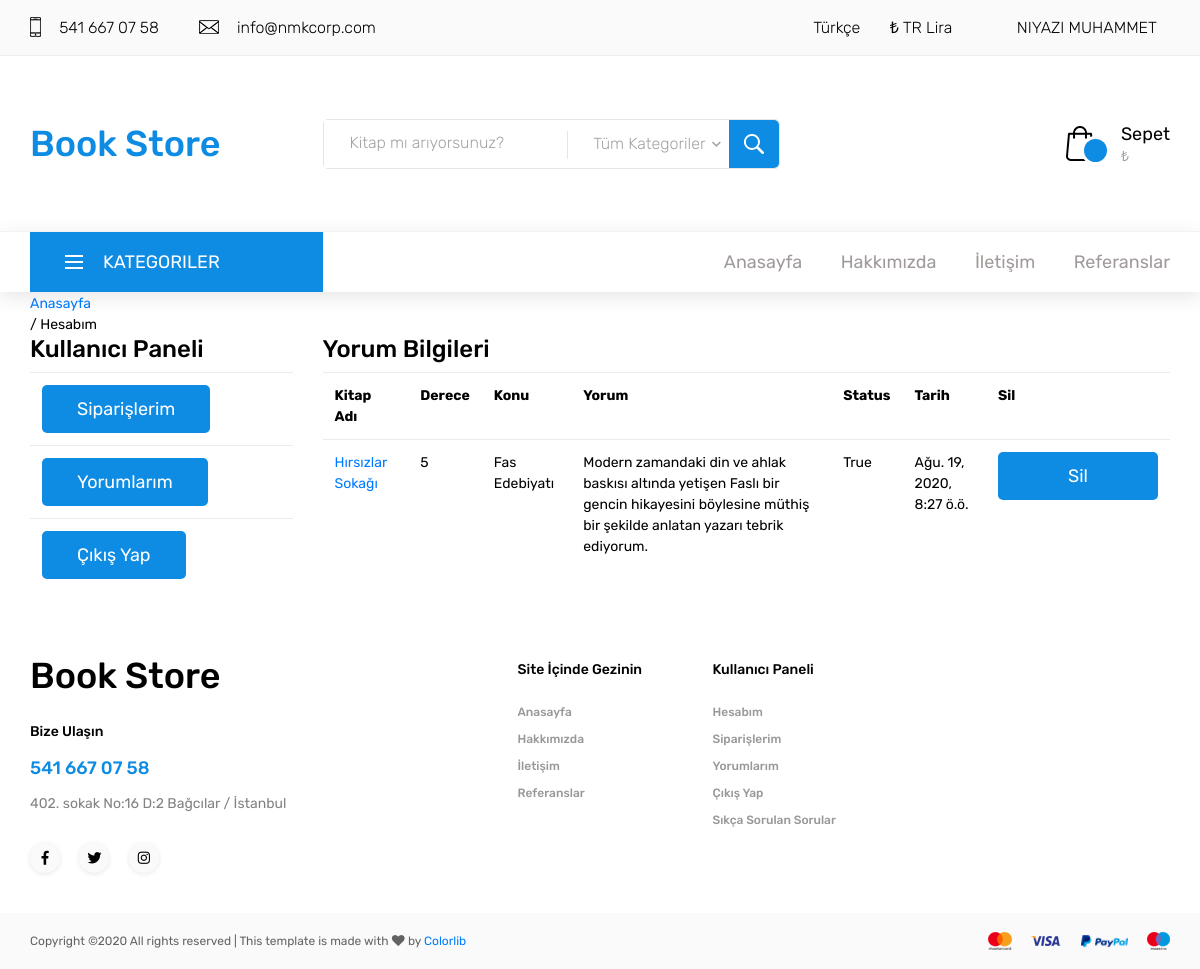
Page /user/comments/ (signed in) on the earlier database version.
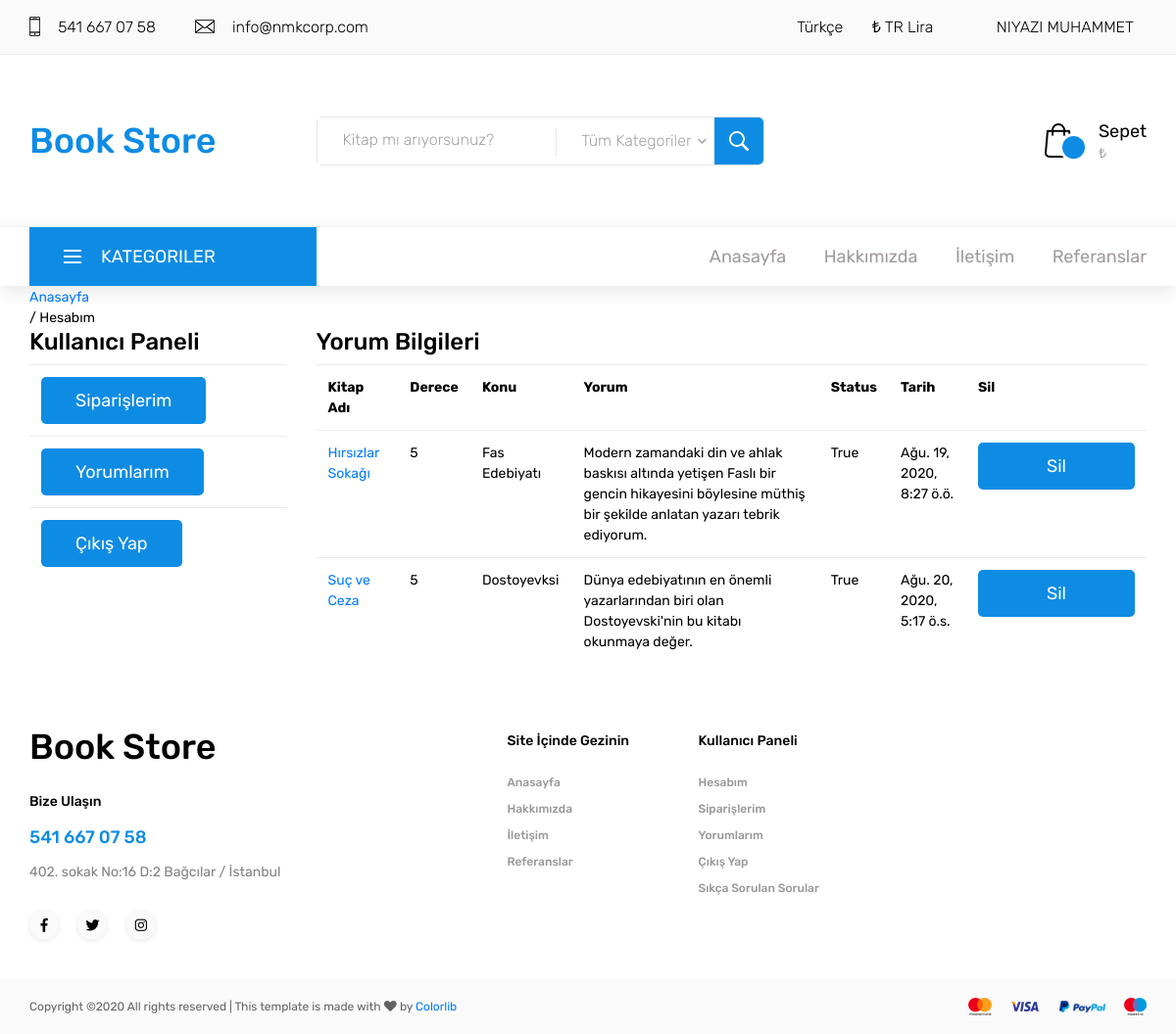
Same page on the later database version.
### Book/models.py (models this page shows, shortened)
class Comment(models.Model):
    STATUS = (
        ('New', 'Yeni'),
        ('True', 'Evet'),
        ('False', 'Hayır'),
    )
    book = models.ForeignKey(Book, on_delete=models.CASCADE)
    user = models.ForeignKey(User, on_delete=models.CASCADE)
    subject = models.CharField(max_length=50)
    comment = models.TextField(max_length=200, blank=True)
    rate = models.IntegerField(blank=True)
    status = models.CharField(max_length=10, choices=STATUS, default='New')
    ip = models.CharField(blank=True, max_length=20)
    create_at = models.DateTimeField(auto_now_add=True)
    update_at = models.DateTimeField(auto_now=True)

class Book(models.Model):
    STATUS = (
        ('True', 'Evet'),
        ('False', 'Hayır'),
    )
    category = models.ForeignKey(Category, on_delete=models.CASCADE)  # Kategori tablosuyla ilişki kurma
    title = models.CharField(max_length=150)
    author = models.CharField( max_length=30)
    publisher = models.CharField( max_length=30)
    keywords = models.CharField(max_length=255)
    description = models.CharField(max_length=255)
    image = models.ImageField(blank=True, upload_to='images/')
    price = models.FloatField()
    amount = models.IntegerField()
    detail = RichTextUploadingField()
    slug = models.SlugField(blank=True, max_length=150)
    status = models.CharField(max_length=10, choices=STATUS)
    create_at = models.DateTimeField(auto_now_add=True)
    update_at = models.DateTimeField(auto_now=True)
    def image_tag(self):
        return mark_safe('<img src="{}" height="50"/>'.format(self.image.url))
    image_tag.short_description = 'Image'

### user/views.py (the view)
# urls.py: path('comments/', views.comments, name='comments'),
@login_required(login_url='/login') # check login
def comments(request):
    setting = Setting.objects.get(pk=1)
    category = Category.objects.all()
    current_user = request.user
    comments = Comment.objects.filter(user_id=current_user.id)
    context = {
        'category': category,
        'comments': comments,
        'setting': setting,
        'page': 'user_comments'
    }
    return render(request, 'user_comments.html', context)

### user/templates/user_comments.html (shortened to what this page needs)
{% extends "homebase.html" %}
{% load static %}
{% block content %}
    <div id = "breadcrumb">
        <div class ="container">
            <ul class ="breadcrumb-item">
                <li><a href="/">Anasayfa</a></li>
                <li class="active">/ Hesabım</li>
            </ul>
        </div>
    </div>
    <div class="shop">
        <div class="container">
            <div class="row">
                <div class ="col-md-3">
                    {% include 'user_panel.html' %}
                </div>
                <div class="col-md-9">
                    <div class="cart_title">
                        <h3 class="title">Yorum Bilgileri</h3>
                    </div>
                    <table class="table">
                        <tr>
                            <th class="text-left">Kitap Adı </th>
                            <th class="text-left">Derece </th>
                            <th class="text-left">Konu </th>
                            <th class="text-left">Yorum </th>
                            <th class="text-left">Status </th>
                            <th class="text-left">Tarih </th>
                            <th class="text-left">Sil </th>
                        </tr>
                        {% for rs in comments %}
                            <tr>
                                <td class="text-left">
                                    <a href="/book/{{ rs.book_id }}/{{ rs.book.slug }}">
                                        {{ rs.book.title }}
                                    </a>
                                </td>
                                <td class="text-left">{{ rs.rate }}</td>
                                <td class="text-left">{{ rs.subject }}</td>
                                <td class="text-left">{{ rs.comment }}</td>
                                <td class="text-left">{{ rs.status }}</td>
                                <td class="text-left">{{ rs.create_at }}</td>
                                <td class="text-left"><button class="button cart_button"><a href="/user/deletecomment/{{ rs.id }}"  onclick="return confirm('Emin misiniz?')">Sil</a></button></td>
                            </tr>
                        {% endfor %}
                    </table>
                </div>
            </div>
        </div>
    </div>
{% endblock %}

Differences in the rows shown:
added Comment: book "Suç ve Ceza", rate "5", subject "Dostoyevksi", comment "Dünya edebiyatının en önemli yazarlarından biri olan Dostoyevski'nin bu kitabı okunmaya değer.", status "True", create_at "Ağu. 20, 2020, 5:17 ö.s."
